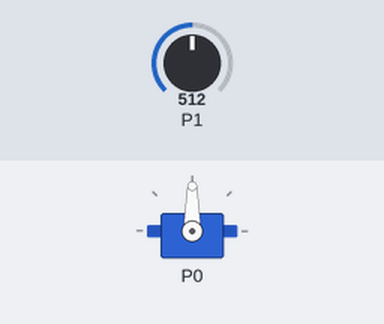
This program was run on a simulated BBC micro:bit (MakeCode). Shown: servo. The test bench sets the inputs (shaded band); at power-on: P1 = 512 (analog values on the 0–1023 scale).

Above: at 1.2 s.
1.3 s: P1 set to 489
At 2.5 s:
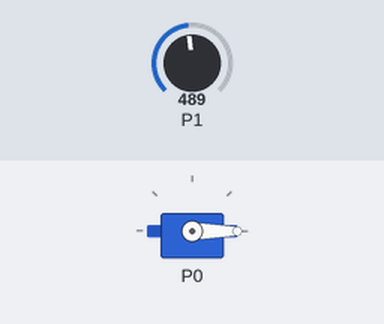
2.8 s: P1 set to 510
At 4.0 s:
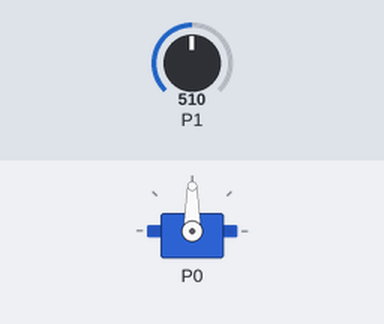
4.3 s: P1 set to 490
At 4.6 s:
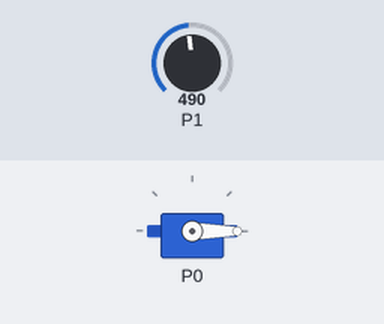
Timing chart, 0 to 7.3 s (numbered marks = the images above; inputs shaded):
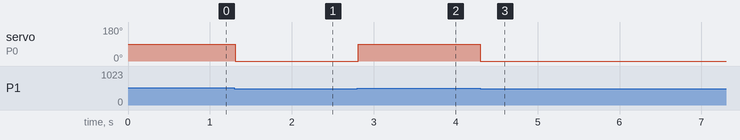

The program:

main.ts
```typescript
basic.forever(function () {
	// Leer señal EMG en pin P1
    let emg = pins.analogReadPin(AnalogPin.P1)

    // Si la señal es mayor a 500 cerrar el dedo
    if (emg > 500) {
        pins.servoWritePin(AnalogPin.P0, 90)   // mover servo a 90 grados
    } else {
        pins.servoWritePin(AnalogPin.P0, 0)    // mover servo a 0 grados
    }
})
```

test.ts
```typescript
// aquí va el archivo "tests"; esto no se compilará cuando este paquete se utilice como una extensión.
```

Measured:
- the behaviour switches between 501 and 500 on P1 (found by bisection; images 0 and 1)
- after the input at 1.3 s, servo on P0: 90° → 0° at once
- after the input at 2.8 s, servo on P0: 0° → 90° at once
- after the input at 4.3 s, servo on P0: 90° → 0° at once
